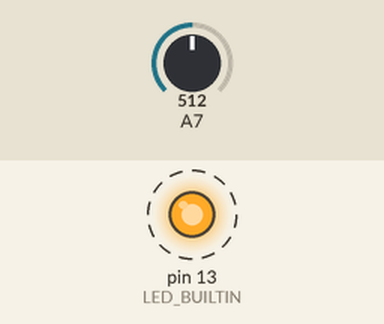
Bench run of a sketch on a simulated Arduino Uno, built with avr-gcc and run on an emulated ATmega328P. Shown: output pins drawn as LEDs (lit = HIGH). Dashed ring = blinking. Inputs (shaded band) come from the test bench; at power-on: A7 = 512. What the sketch prints to the serial monitor is not drawn.

Above: at 1.0 s.
Timing chart, 0 to 5.1 s (numbered marks = the images above):
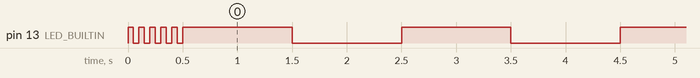

The sketch:

arduino.ino
```cpp
#define R25 470.0f
#define RKNOWN 4700.0f
#define RWIRE 0.2f
#define ARRAY_SIZE 34

// from datasheet
float Array_RT[] = {9573.90f, 7245.52f, 5534.25f, 4262.81f, 3313.36f, 2593.79f, 2047.23f, 1626.62f, 1302.14f, 1048.71f, 850.61f, 693.81f, 569.45f, 470.00f, 390.02f, 325.33f, 272.80f, 229.83f, 194.56f, 165.43f, 141.28f, 121.17f, 104.33f, 90.19f, 78.25f, 68.14f, 59.54f, 52.21f, 45.93f, 40.53f, 35.87f, 31.85f, 28.35f, 25.31f};
float Array_T[] = {-40.0f, -35.0f, -30.0f, -25.0f, -20.0f, -15.0f, -10.0f, -5.0f, 0.0f, 5.0f, 10.0f, 15.0f, 20.0f, 25.0f, 30.0f, 35.0f, 40.0f, 45.0f, 50.0f, 55.0f, 60.0f, 65.0f, 70.0f, 75.0f, 80.0f, 85.0f, 90.0f, 95.0f, 100.0f, 105.0f, 110.0f, 115.0f, 120.0f, 125.0f};

int a7;

float RT;
float T = -273.15;

int idx1, idx2;

void setup() {
  Serial.begin(19200);

  pinMode(LED_BUILTIN, OUTPUT);

  // blink fast to indicate startup / reset
  for (int i=0; i<5; i++){
    digitalWrite(LED_BUILTIN, HIGH);
    delay(50);
    digitalWrite(LED_BUILTIN, LOW);
    delay(50);
  }
}

void loop() {
  digitalWrite(LED_BUILTIN, HIGH);
  delay(1000);

  a7 = analogRead(7); // 10 bit => a7 ε [0..1023]

  // example 2 bit  : a7 € [0..3]    => 0 == 0 * 5/3 V,    1 == 1 * 5/3V , 2 == 2 * 5/3 V, 3 == 3 * 5/3 V
  // example 10 bit : a7 € [0..1023] => 0 == 0 * 5/1023 V, 1 == 1 * 5/1023 V, ..., 1023 == 1023 * 5/1023 V

  // https://en.wikipedia.org/wiki/Voltage_divider (Resistive divider)
  // a7 = 1023 * RKNOWN / (RT + RKNOWN)
  // => (RT + RKNOWN) = 1023 * RKNOWN / a7
  // => RT = 1023 * RKNOWN / a7 - RKNOWN
  // => RT = RKNOWN * (1023 / a7 - 1)

  RT = RKNOWN * (1023.0f / (float)a7 - 1.0f) + RWIRE;

  for (int i=1; i < ARRAY_SIZE; i++) {
    if (Array_RT[i] < RT){
      idx1 = i - 1;
      idx2 = i;
      break;
    }
  }

  T = (Array_T[idx2] - Array_T[idx1]) / (Array_RT[idx2] - Array_RT[idx1]) * (RT - Array_RT[idx1]) + Array_T[idx1];

  /*Serial.print("a7: "); Serial.print(a7); Serial.print(" ");
  Serial.print("RT: "); Serial.print(RT); Serial.print(" ");
  Serial.print("idx1: "); Serial.print(idx1); Serial.print(" ");
  Serial.print("idx2: "); Serial.print(idx2); Serial.print(" ");
  Serial.print("Array_RT[idx1]: "); Serial.print(Array_RT[idx1]); Serial.print(" ");
  Serial.print("Array_RT[idx2]: "); Serial.print(Array_RT[idx2]); Serial.print(" ");
  Serial.print("Array_T[idx1]: "); Serial.print(Array_T[idx1]); Serial.print(" ");
  Serial.print("Array_T[idx2]: "); Serial.print(Array_T[idx2]); Serial.print(" ");
  Serial.print("T: "); Serial.print(T); Serial.print(" ");
  Serial.print("round(T): "); Serial.print(round(T)); Serial.print(" ");*/
  Serial.println(round(T));


  digitalWrite(LED_BUILTIN, LOW);
  delay(1000);


}
```

Measured:
- by itself, pin 13 (LED_BUILTIN): goes 4 × (LOW 0.05 s, HIGH 0.05 s), LOW 0.05 s, 64 × (HIGH 1.0 s, LOW 1.0 s), HIGH 1.0 s, then LOW
